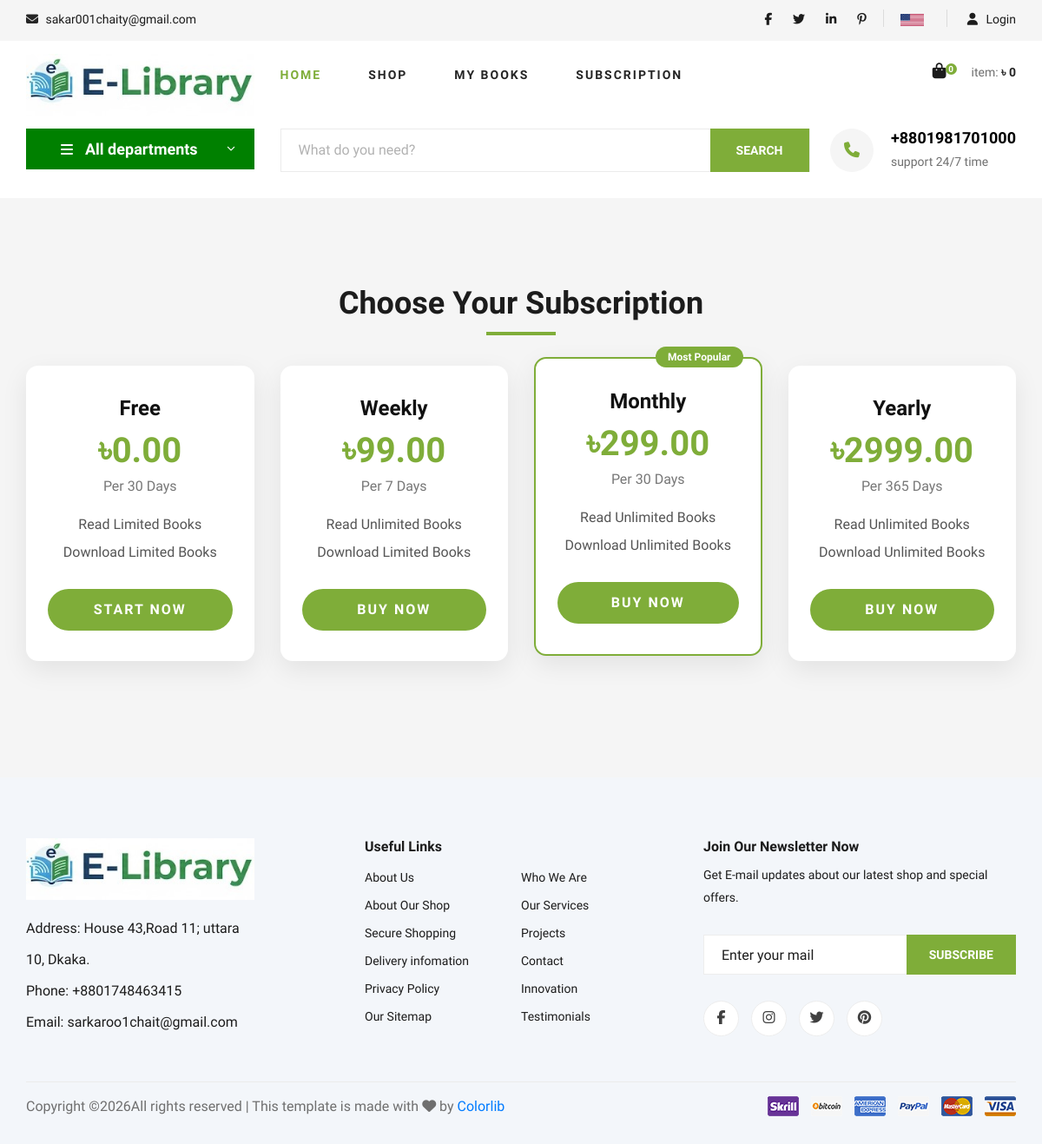
The app's page /subscription/, older data.
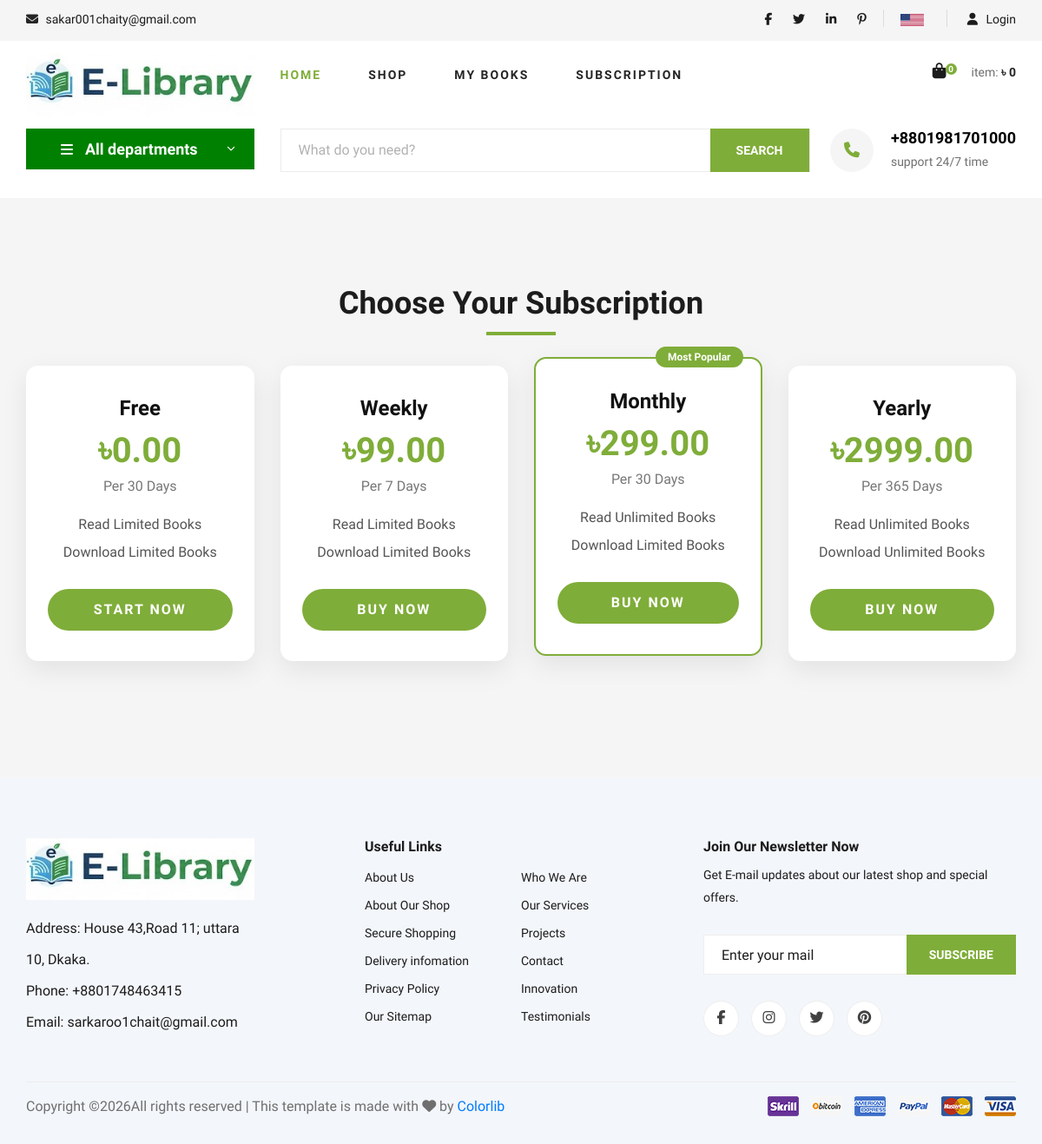
The same page, newer data.
### apps/subscription/models/subscription_model.py (models this page shows, shortened)
class Subscription(BaseModel):
    name = models.CharField(max_length=100, null=False, blank=False, unique=True)
    subscription_price = models.DecimalField(max_digits=19, decimal_places=4, default=0)
    subscription_duration_days = models.IntegerField(default=7)
    active_status = models.CharField(max_length=10, choices=ActiveStatusChoices.choices, default=ActiveStatusChoices.ACTIVE)
    book_read_limit = models.CharField(
        max_length=100, choices=SubscriptionReadLimitChoices.choices, default=SubscriptionReadLimitChoices.LIMITED
    )
    max_book_read_limit = models.IntegerField(default=0)
    book_download_limit = models.CharField(
        max_length=100, choices=SubscriptionDownloadChoices.choices, default=SubscriptionDownloadChoices.LIMITED
    )
    max_book_download_limit = models.IntegerField(default=0)
    description = models.TextField(null=True, blank=True)
    class Meta:
        db_table = "subscription"
        verbose_name = "Subscription"
        verbose_name_plural = "Subscriptions"

### apps/home/views/home_view.py (the view)
# urls.py: path("subscription/", SubscriptionView.as_view(), name="home_subscription"),
class SubscriptionView(View):
    template_name = "subscription.html"  # your template path
    model_class = Subscription
    def get(self, request):
        try:
            all_categories = Category.objects.all()
            context = {
                "title": "Subscription",
                "subscription": True,
                "show_hero_banner": False,
                "all_categories": all_categories[:8],
                "hero_normal": "hero-normal",
                "subscriptions": self.model_class.objects.filter(active_status="active").order_by("id"),
            }
            return render(request, self.template_name, context)
        except Exception as e:
            logger.exception(f"ERROR:------>> Error occurred in Admin Dashboard View: {e}")
            messages.error(request, "Unable to load Subscription Page!")
            return HttpResponse("Something went wrong!")

### apps/home/context_processor.py (called while the page is built)
def all_categories(request):
    return {"all_categories": Category.objects.annotate(book_count=Count("books_category")).order_by("-book_count")}

### apps/order/context_processors.py (called while the page is built, shortened)
def cart_summary(request):
    if not request.user.is_authenticated:
        return {
            "cart_count": 0,
            "cart_total": 0,
        }

### apps/home/templates/subscription.html (shortened to what this page needs)
{% extends 'home_base.html' %}
{% load static %}
{% block body %}
  <section class="subscription spad">
    <div class="container">
      <div class="row">
        <div class="col-lg-12 text-center">
          <div class="section-title">
            <h2>Choose Your Subscription</h2>
          </div>
        </div>
      </div>
      <div class="row">
        {% if subscriptions %}
          {% for subscription in subscriptions %}
            <div class="col-lg-3 col-md-6 col-sm-12">
              <div class="subscription__card {% if subscription.name == 'Monthly' %}active{% endif %}">
                {% if subscription.name == 'Monthly' %}
                  <span class="badge">Most Popular</span>
                {% endif %}
                <h4>{{ subscription.name|title }}</h4>
                <h2>৳{{ subscription.subscription_price|floatformat:2 }}</h2>
                <span class="duration">Per {{ subscription.subscription_duration_days }} Days</span>
                <ul>
                  <li>Read {{ subscription.book_read_limit }} Books</li>
                  <li>Download {{ subscription.book_download_limit }} Books</li>
                </ul>
                <a href="{% url 'subscription:buy_subscription' subscription.id %}" class="primary-btn">
                  {% if subscription.subscription_price > 0 %}
                    Buy Now
                  {% else %}
                    Start Now
                  {% endif %}
                </a>
              </div>
            </div>
          {% endfor %}
        {% endif %}
      </div>
    </div>
  </section>
{% endblock %}

Row changes from the older to the newer data that the page shows:
changed Subscription "Weekly": book_read_limit "Unlimited" → "Limited"
changed Subscription "Monthly": book_download_limit "Unlimited" → "Limited"
